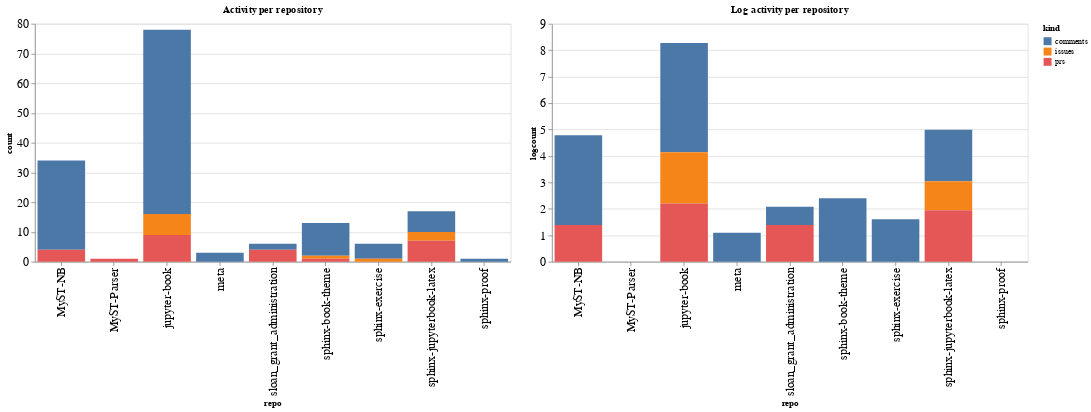

The code cell stored with this chart in its notebook:
### Code cell
ch1 = alt.Chart(repo_summaries, width=600, title="Activity per repository").mark_bar().encode(
    x='repo',
    y='count',
    color='kind',
    tooltip="kind"
)

ch2 = alt.Chart(repo_summaries, width=600, title="Log activity per repository").mark_bar().encode(
    x='repo',
    y='logcount',
    color='kind',
    tooltip="kind"
)

ch1 | ch2

### Figure 1 — Vega-Lite specification as saved in the notebook (floating-point values rounded to 4 significant figures)
{"config": {"axisLeft": {"labelFontSize": 15}, "axisBottom": {"labelFontSize": 15}}, "hconcat": [{"mark": "bar", "encoding": {"color": {"type": "nominal", "field": "kind"}, "tooltip": {"type": "nominal", "field": "kind"}, "x": {"type": "nominal", "field": "repo"}, "y": {"type": "quantitative", "field": "count"}}, "title": "Activity per repository", "width": 600}, {"mark": "bar", "encoding": {"color": {"type": "nominal", "field": "kind"}, "tooltip": {"type": "nominal", "field": "kind"}, "x": {"type": "nominal", "field": "repo"}, "y": {"type": "quantitative", "field": "logcount"}}, "title": "Log activity per repository", "width": 600}], "data": {"name": "data-99d577d2e660afa60cfba9f2280aee28"}, "$schema": "https://vega.github.io/schema/vega-lite/v4.8.1.json", "datasets": {"data-99d577d2e660afa60cfba9f2280aee28": [{"repo": "MyST-NB", "kind": "comments", "count": 30, "logcount": 3.401}, {"repo": "MyST-NB", "kind": "prs", "count": 4, "logcount": 1.386}, {"repo": "MyST-Parser", "kind": "prs", "count": 1, "logcount": 0.0}, {"repo": "jupyter-book", "kind": "comments", "count": 62, "logcount": 4.127}, {"repo": "jupyter-book", "kind": "issues", "count": 7, "logcount": 1.946}, {"repo": "jupyter-book", "kind": "prs", "count": 9, "logcount": 2.197}, {"repo": "meta", "kind": "comments", "count": 3, "logcount": 1.099}, {"repo": "sloan_grant_administration", "kind": "comments", "count": 2, "logcount": 0.6931}, {"repo": "sloan_grant_administration", "kind": "prs", "count": 4, "logcount": 1.386}, {"repo": "sphinx-book-theme", "kind": "comments", "count": 11, "logcount": 2.398}, {"repo": "sphinx-book-theme", "kind": "issues", "count": 1, "logcount": 0.0}, {"repo": "sphinx-book-theme", "kind": "prs", "count": 1, "logcount": 0.0}, {"repo": "sphinx-exercise", "kind": "comments", "count": 5, "logcount": 1.609}, {"repo": "sphinx-exercise", "kind": "issues", "count": 1, "logcount": 0.0}, {"repo": "sphinx-jupyterbook-latex", "kind": "comments", "count": 7, "logcount": 1.946}, {"repo": "sphinx-jupyterbook-latex", "kind": "issues", "count": 3, "logcount": 1.099}, {"repo": "sphinx-jupyterbook-latex", "kind": "prs", "count": 7, "logcount": 1.946}, {"repo": "sphinx-proof", "kind": "comments", "count": 1, "logcount": 0.0}]}}
